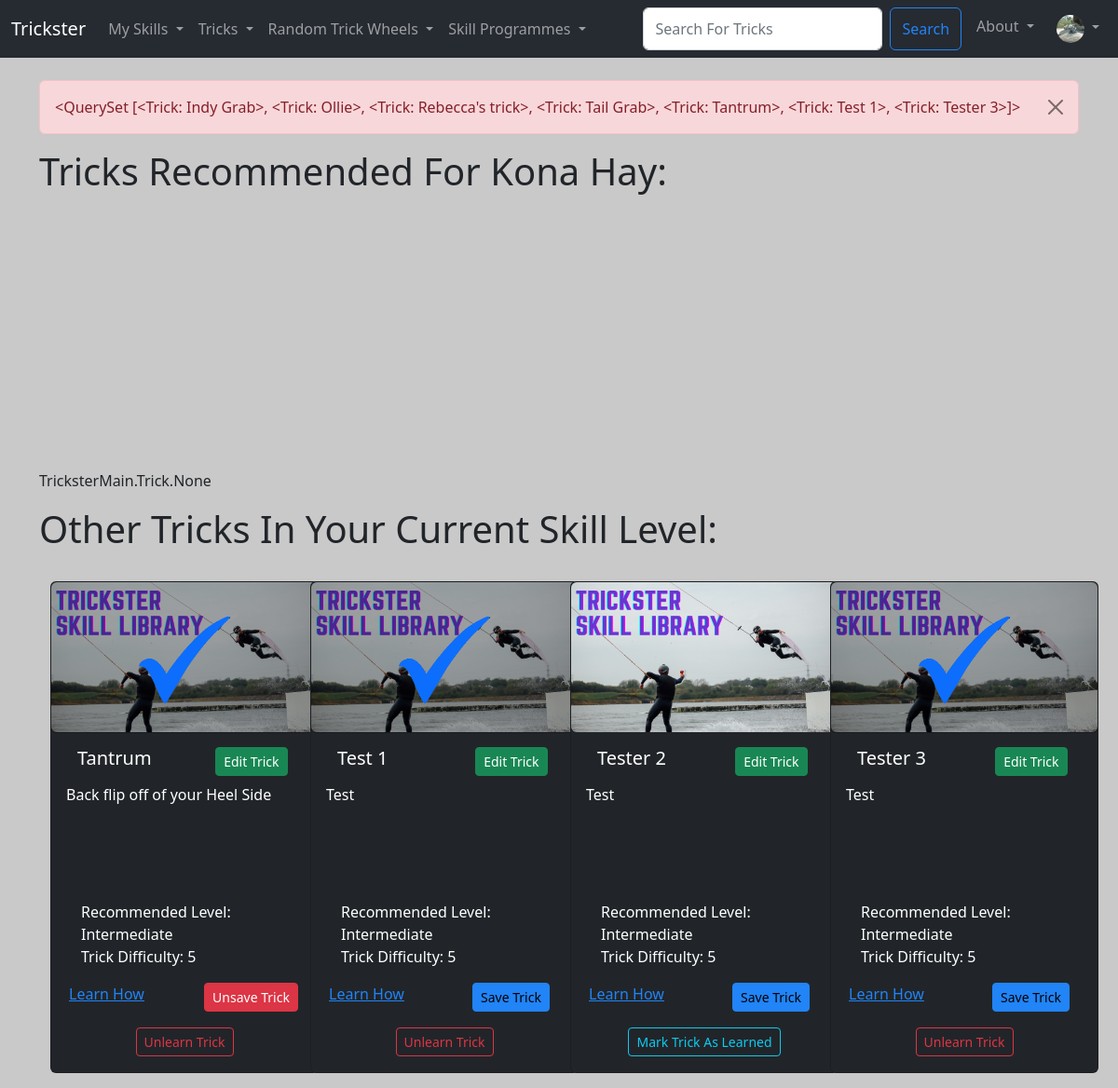
The page /recommend_trick/1 (signed in) on the database its author committed.
### Users/models.py (models this page shows, shortened)
class Trickster_User(AbstractBaseUser, PermissionsMixin):
  UserID = models.AutoField(primary_key=True)
  Email = models.EmailField(('Email Address'), unique=True)
  Username = models.CharField(('Username'),max_length=25, unique=True)
  FirstName = models.CharField(('First Name'),max_length=25)
  LastName = models.CharField(('Last Name'),max_length=25)
  DateOfJoining = models.DateField(default=timezone.now)
  is_staff = models.BooleanField(default=False)
  is_active = models.BooleanField(default=True)
  objects = CustomUserManager()
  USERNAME_FIELD = 'Email'
  REQUIRED_FIELDS = ['Username', 'FirstName', 'LastName']
  def __str__(self):
    return self.FirstName + ' ' + self.LastName

class User_Profile(models.Model):
  User = models.OneToOneField(Trickster_User, on_delete=models.CASCADE)
  ProfilePhoto = models.ImageField(null=True, blank=True, upload_to="images/profile")
  Bio = models.TextField(blank=True)
  SkillLevel = models.ForeignKey(SkillLevel, default=get_default_skill_level, blank=True, null=True, on_delete=models.CASCADE)
  UserDifficultyLevel = models.PositiveIntegerField(default=1, null=True, validators=[MinValueValidator(1), MaxValueValidator(10)])
  UserLevelProgress = models.PositiveIntegerField(default=1, validators=[MinValueValidator(1), MaxValueValidator(100)])
  LearnedTricks = models.ManyToManyField(Trick, related_name='learned_trick', blank=True)
  SavedTricks = models.ManyToManyField(Trick, related_name='saved_trick', blank=True)
  CurrentlyLearningProgrammes = models.ManyToManyField(Trick_Programme, related_name='currently_learning_programme', blank=True)
  CompletedProgrammes = models.ManyToManyField(Trick_Programme, related_name='completed_programme', blank=True)
  CompletedLessons = models.ManyToManyField(Programme_Lesson, related_name='completed_lessons', blank=True)
  SavedProgrammes = models.ManyToManyField(Trick_Programme, related_name='saved_programme', blank=True)
  Follows =  models.ManyToManyField('self', related_name='followed_by', symmetrical=False, blank=True)

### TricksterMain/models.py (models this page shows)
class Trick (models.Model):
  TrickID = models.AutoField(primary_key=True)
  TrickName = models.CharField(max_length=25)
  TrickDiscription = models.TextField(blank=True)
  TrickHowTo = models.TextField(blank=True)
  TrickRecLevel = models.ForeignKey(SkillLevel, blank=True, null=True, on_delete=models.CASCADE)
  TrickDifficulty = models.PositiveIntegerField(null=True, validators=[MinValueValidator(1), MaxValueValidator(10)])
  TrickImg = models.ImageField(null=True, blank=True, upload_to="images/")
  TrickCategory = models.ManyToManyField(Category, related_name='trick_category_tags', blank=True)
  approved = models.BooleanField('Approved', default=False)
  def __str__(self):
    return self.TrickName

class SkillLevel (models.Model):
  SkillLevelID = models.AutoField(primary_key=True)
  SkillLevelName = models.CharField(max_length=25)
  def __str__(self):
    return self.SkillLevelName

### TricksterMain/views.py (the view)
# urls.py: path('recommend_trick/<int:pk>', views.recommend_trick, name='recommend-trick'),
def recommend_trick(request, pk):
  if request.user.is_authenticated:
    current_page = request.path
    profile = User_Profile.objects.get(User_id=pk)
    user_learned_tricks = profile.LearnedTricks
    user_skill_level = profile.SkillLevel
    user_ability = profile.UserDifficultyLevel
    learned_tricks = user_learned_tricks.order_by('TrickName')
    user_learned_trick_names = learned_tricks
    filters = models.Q()
    filters &= models.Q(TrickRecLevel=user_skill_level) & models.Q(TrickDifficulty=user_ability)
    recommend_tricks = Trick.objects.filter(filters).order_by('TrickName')
    messages.error(request, (learned_tricks))
    return render(request, 'main/recommend_trick.html', {'recommend_tricks': recommend_tricks, 'profile': profile, 'user_learned_tricks':user_learned_tricks, 'current_page':current_page})
  else:
    messages.error(request, ("You Must Be Logged In To See This Page!"))
    return HttpResponseRedirect('/home')

### TricksterMain/templates/main/recommend_trick.html (shortened to what this page needs)
{% extends 'main/base.html' %}
{% load static %}
{% block content  %}
  {% if profile %}
    <h1>Tricks Recommended For {{ profile.User }}:</h1>
    <p>{{user_learned_tricks}}</p>
    <h1>Other Tricks In Your Current Skill Level:</h1>
    <div class="container-md">
      <div class="row row-cols-1 row-cols-sm-2 row-cols-md-3 row-cols-xl-4 g-4">
        {% for trick in recommend_tricks %}
          {% include 'components/trick_cards.html' with trick=trick user=request.user %}
        {% endfor %}
      </div>
    </div>
  {% endif %}
{% endblock %}

### TricksterMain/templates/main/base.html (shortened to what this page needs)
{% load static %}
<!doctype html>
<html lang="en">
  <head>
    <link href="../../../static/trickster/css/trickster.min.css" rel="stylesheet">
    <link rel="stylesheet" href="https://maxcdn.bootstrapcdn.com/font-awesome/4.7.0/css/font-awesome.min.css">
  </head>
  <body>
    {% include 'components/navbar.html'%}
    <br/>
    <div class="container">
      {% if messages %}
        {% for message in messages %}
          <div {% if message.tags %} class="alert alert-{{ message.tags }} alert-dismissible fade show" {% endif %} role="alert">
            {{ message }}
            <button type="button" class="btn-close" data-bs-dismiss="alert" aria-label="Close"></button>
          </div>
        {% endfor %}
      {% endif %}
      {% block content %}
      {% endblock %}
    </div>
  </body>
</html>

### TricksterMain/templates/components/navbar.html (shortened to what this page needs)
{% load static %}
<nav class="navbar navbar-expand-lg navbar-dark bg-tricksterdark">
  <div class="container-fluid">
    <a class="navbar-brand" href="{%url 'home'%}">Trickster</a>
    <div class="collapse navbar-collapse" id="navbarSupportedContent">
      <ul class="navbar-nav me-auto mb-2 mb-lg-0">
        <li class="nav-item dropdown">
          <a class="nav-link dropdown-toggle" href="#" id="mySkillsDropdown" role="button" data-bs-toggle="dropdown" aria-expanded="false">
            My Skills
          </a>
        </li>
        <li class="nav-item dropdown">
          <a class="nav-link dropdown-toggle" href="#" id="tricksDropdown" role="button" data-bs-toggle="dropdown" aria-expanded="false">
            Tricks
          </a>
        </li>
        <li class="nav-item dropdown">
          <a class="nav-link dropdown-toggle" href="#" id="randomDropdown" role="button" data-bs-toggle="dropdown" aria-expanded="false">
            Random Trick Wheels
          </a>
        </li>
        <li class="nav-item dropdown">
          <a class="nav-link dropdown-toggle" href="#" id="tricksDropdown" role="button" data-bs-toggle="dropdown" aria-expanded="false">
            Skill Programmes
          </a>
        </li>
      </ul>
      <div class="navbar-nav ml-auto gap-2">
        <form class="d-flex" method="POST" action="{% url 'search-trick' %}">
          <input class="form-control me-2 input-sm" type="search" placeholder="Search For Tricks" aria-label="Search" name="trick_searched">
          <button class="btn btn-outline-primary" type="submit">Search</button>
        </form>
        <li class="nav-item dropdown">
          <a class="nav-link dropdown-toggle" href="#" id="tricksDropdown" role="button" data-bs-toggle="dropdown" aria-expanded="false">
            About
          </a>
        </li>
        {% if user.is_authenticated %}
        <li class="nav-item dropdown">
          <a class="nav-link dropdown-toggle" href="#" id="navbarScrollingDropdown" role="button" data-bs-toggle="dropdown" aria-expanded="false">
            {% if request.user.user_profile.ProfilePhoto %}
              <img
              class="rounded-circle"
              height="30"
              src="{{ request.user.user_profile.ProfilePhoto.url }}"
              alt="User Profile Image"
              />
            {% endif %}
          </a>
        </li>
        {% else %}
          <li class="nav-item">
            <a class="nav-link" href="{%url 'login'%}">Login</a>
          </li>
        {% endif %}
      </div>
    </div>
  </div>
</nav>

### TricksterMain/templates/components/trick_cards.html
{% load static %}
<div class="col-sm">
  {% if user.is_authenticated %}
    <div class="card text-bg-dark mb-3" style="width: 18rem; height: 33rem;">
  {% else %}
    <div class="card text-bg-dark mb-3" style="width: 18rem; height: 30rem;">
  {% endif %}
    {% if trick.TrickImg %}
      <img src="{{ trick.TrickImg.url }}" class="img-fluid rounded" alt="trick cover image">
      {% if trick in request.user.user_profile.LearnedTricks.all %}
        <div class="card-img-overlay d-flex aligns-items-center justify-content-center" style="height: 10.1rem; background-color: rgba(0, 0, 0, 0.3)">
          <img src="{% static 'trickster/images/TheTickBlue.png' %}" class="img-fluid rounded" alt="default trick cover image">
        </div>
      {% endif %}
    {% else %}
      <img src="{% static 'trickster/images/TrickListDefault.png' %}" class="img-fluid rounded" alt="default trick cover image">
      {% if trick in request.user.user_profile.LearnedTricks.all %}
        <div class="card-img-overlay d-flex aligns-items-center justify-content-center" style="height: 10.1rem; background-color: rgba(0, 0, 0, 0.3)">
          <img src="{% static 'trickster/images/TheTickBlue.png' %}" class="img-fluid rounded" alt="default trick cover image">
        </div>
      {% endif %}
    {% endif %}
    <div class="card-body">
      <h5 class="card-title">
        <div class="container">
          <div class="row">
            {% if user.is_superuser %}
              <div class="col-7">
                {{ trick }}
              </div>
              <div class="col-5">
                <a href="{% url 'update-trick' trick.TrickID %}" class="btn btn-success btn-sm">Edit Trick</a>
              </div>
            {% else %}
              <div class="col-12">
                {{ trick.TrickName }}
              </div>
            {% endif %}
          </div>
        </div>
      </h5>
      <p class="card-text">{{ trick.TrickDiscription|truncatechars:180 }}</p>
    </div>
    <ul class="list-group-dark list-group-flush">
      <li class="list-group-item">Recommended Level: {{ trick.TrickRecLevel }}</li>
      <li class="list-group-item">Trick Difficulty: {{ trick.TrickDifficulty }}</li>
    </ul>
    <div class="card-body-dark text-center gap-3" style="height: 3rem">
      <div class="container">
        <div class="row">
          <div class="col-6">
            <a href="{% url 'show-trick' trick.TrickID %}" class="card-link me-md-4">Learn How</a>
          </div>
          <div class="col-6">
            {% include 'components/save_trick_button.html' with saved_tricks=request.user.user_profile.SavedTricks user=request.user trick=trick current_page=current_page %}
          </div>
        </div>
      </div>
    </div>
    {% include 'components/learned_trick_button.html' with learned_tricks=request.user.user_profile.LearnedTricks user=request.user trick=trick current_page=current_page %}
  </div>
</div>

### TricksterMain/templates/components/save_trick_button.html (shortened to what this page needs)
{% if user.is_authenticated %}
  {% if trick in saved_tricks.all %}
    <form action="{% url 'unsave-trick' request.user.UserID %}" method="POST">
      <button type="submit", name="trick_id", value="{{trick.TrickID}}", class="btn btn-danger btn-sm">Unsave Trick</button>
    </form>
  {% else %}
    <form action="{% url 'save-trick' request.user.UserID %}" method="POST">
      <button type="submit", name="trick_id", value="{{trick.TrickID}}", class="btn btn-primary btn-sm">Save Trick</button>
    </form>
  {% endif %}
{% endif %}

### TricksterMain/templates/components/learned_trick_button.html (shortened to what this page needs)
{% if user.is_authenticated %}
  <div class="card-body-dark text-center gap-3" style="height: 3rem">
    {% if trick in learned_tricks.all %}
      <form action="{% url 'unlearn-trick' request.user.UserID %}" method="POST">
        <button type="submit", name="trick_id", value="{{trick.TrickID}}", class="btn btn-outline-danger btn-sm">Unlearn Trick</button>
      </form>
    {% else %}
      <form action="{% url 'learned-trick' request.user.UserID %}" method="POST">
        <button type="submit", name="trick_id", value="{{trick.TrickID}}", class="btn btn-outline-info btn-sm">Mark Trick As Learned</button>
      </form>
    {% endif %}
  </div>
{% endif %}

### TricksterMain/templates/main/base.html (style rules this page uses)
body { background: #c9c9c9 }

### rows shown on the page
Trickster_User: user.user_profile.ProfilePhoto (picture)
Trick: messages "<QuerySet [<Trick: Indy Grab>, <Trick: Ollie>, <Trick: Rebecca's trick>, <Trick: Tail Grab>, <Trick: Tantrum>, <Trick: Test 1>, <Trick: Tester 3>]>"
User_Profile: User "Kona Hay"
Trick: TrickName "Tantrum", TrickDiscription "Back flip off of your Heel Side", TrickRecLevel "Intermediate", TrickDifficulty "5", {{ trick.TrickID }} 27 (drawn)
Trick: TrickName "Test 1", TrickDiscription "Test", TrickRecLevel "Intermediate", TrickDifficulty "5", {{ trick.TrickID }} 28 (drawn)
Trick: TrickName "Tester 2", TrickDiscription "Test", TrickRecLevel "Intermediate", TrickDifficulty "5", {{ trick.TrickID }} 29 (drawn)
Trick: TrickName "Tester 3", TrickDiscription "Test", TrickRecLevel "Intermediate", TrickDifficulty "5", {{ trick.TrickID }} 30 (drawn)

### other values the page prints
{{ user_learned_tricks }} "TricksterMain.Trick.None"
